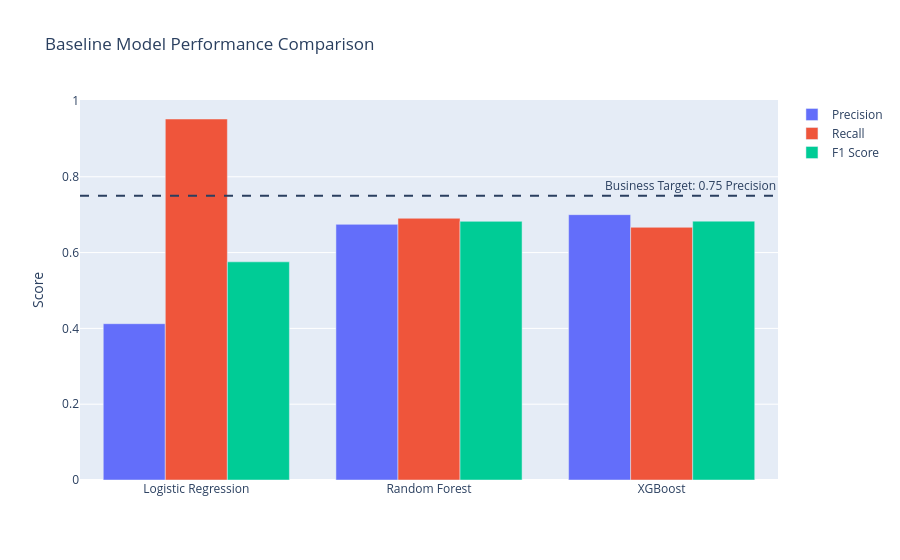

Notebook cell for this chart:
### Code cell
import plotly.graph_objects as go

models = model_comparison["Model"]

fig = go.Figure(data=[
    go.Bar(name="Precision", x=models, y=model_comparison["Precision"]),
    go.Bar(name="Recall", x=models, y=model_comparison["Recall"]),
    go.Bar(name="F1 Score", x=models, y=model_comparison["F1 Score"])
])

fig.update_layout(barmode="group",
                  title="Baseline Model Performance Comparison",
                  yaxis_title="Score")
fig.add_hline(
    y=0.75,
    line_dash="dash",
    annotation_text="Business Target: 0.75 Precision"
)

fig.show()

### Figure 1 — Plotly figure (JSON) as saved in the notebook; plotly's stock layout.template omitted (floating-point values rounded to 4 significant figures)
{"data": [{"name": "Precision", "type": "bar", "x": ["Logistic Regression", "Random Forest", "XGBoost"], "y": [0.4124, 0.6744, 0.7]}, {"name": "Recall", "type": "bar", "x": ["Logistic Regression", "Random Forest", "XGBoost"], "y": [0.9524, 0.6905, 0.6667]}, {"name": "F1 Score", "type": "bar", "x": ["Logistic Regression", "Random Forest", "XGBoost"], "y": [0.5755, 0.6824, 0.6829]}], "layout": {"annotations": [{"showarrow": false, "text": "Business Target: 0.75 Precision", "x": 1, "xanchor": "right", "xref": "x domain", "y": 0.75, "yanchor": "bottom", "yref": "y"}], "barmode": "group", "shapes": [{"line": {"dash": "dash"}, "type": "line", "x0": 0, "x1": 1, "xref": "x domain", "y0": 0.75, "y1": 0.75, "yref": "y"}], "title": {"text": "Baseline Model Performance Comparison"}, "yaxis": {"title": {"text": "Score"}}}}
